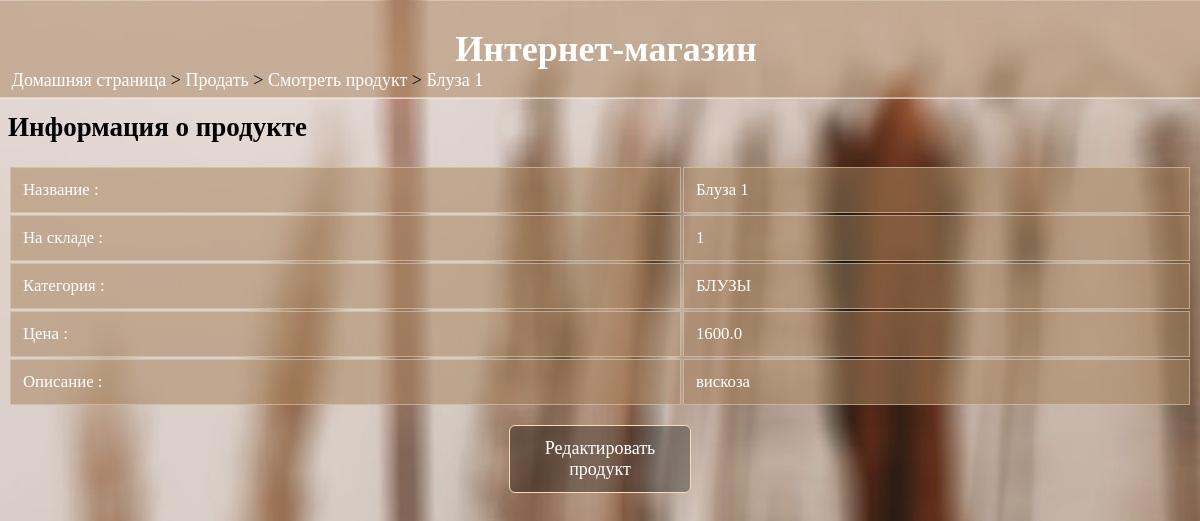
Screenshot of /viewproduct/5/ (signed in) with the database file from the repository.
### data/product.py (models this page shows)
class Product(SqlAlchemyBase, UserMixin):
    __tablename__ = 'product'
    prodID = sqlalchemy.Column(sqlalchemy.Integer, primary_key=True, autoincrement=True)
    name = sqlalchemy.Column(sqlalchemy.String)
    quantity = sqlalchemy.Column(sqlalchemy.Integer)
    category = sqlalchemy.Column(sqlalchemy.String)
    cost_price = sqlalchemy.Column(sqlalchemy.Float)
    sell_price = sqlalchemy.Column(sqlalchemy.Float)
    description = sqlalchemy.Column(sqlalchemy.String)
    sellID = sqlalchemy.Column(sqlalchemy.Integer, sqlalchemy.ForeignKey("sellers.sellID"))

### shop.py (the view)
@app.route("/viewproduct/<id>/")
def view_product(id):
    if 'userid' not in session:
        return redirect(url_for('home'))
    type = session["type"]
    ispresent, tup = product_info(id)
    if not ispresent:
        abort(404)
    (name, quantity, category, cost_price, sell_price, sellID, desp, sell_name) = tup
    if type == "Seller" and sellID != session['userid']:
        abort(403)
    return render_template('view_product.html', type=type, name=name, quantity=quantity, category=category,
                           cost_price=cost_price, sell_price=sell_price, sell_id=sellID, sell_name=sell_name,
                           desp=desp, prod_id=id)

### data/db_session.py (called while the page is built)
def create_session() -> Session:
    global __factory
    return __factory()

### shop.py (called while the page is built)
def product_info(id):
    db_sess = db_session.create_session()
    a = db_sess.query(Product).filter(Product.prodID == id)[0]
    b = db_sess.query(Seller).filter(Seller.sellID == Product.sellID)[0]
    a = (a.name, a.quantity, a.category, a.cost_price, a.sell_price, a.sellID, a.description, b.name)
    res = [i for i in a]
    if len(res) == 0:
        return False, res
    return True, res

### templates/view_product.html (shortened to what this page needs)
<html>
<head>
  <link rel="stylesheet" href="{{url_for('static', filename='main.css')}}">
</head>
    <body>
      <div class="sticky">
        <h1>Интернет-магазин</h1>
      </div>
      <div class="nav">
        <p><a href="/">Домашняя страница</a> >
        {% if type=="Seller" %}<a href="/sell/">Продать</a> >
        {% else %}<a href="/buy/">Купить</a> > {% endif %}
        <a href="/viewproduct">Смотреть продукт</a> > <a href="">{{name}}</a></p>
      </div>
        <h2>Информация о продукте</h2>
        <table>
            <tr>
                <td>Название :</td><td>{{name}}</td>
            </tr>
            <tr>
                <td>На складе :</td><td>{{quantity}}</td>
            </tr>
            <tr>
                <td>Категория :</td><td>{{category}}</td>
            </tr>
            <tr>
                <td>Цена :</td>
                {% if type=="Seller" %}<td>{{cost_price}}</td>
                {% else %}<td>{{sell_price}}</td>{% endif %}
            </tr>
            <tr>
              <td>Описание :</td><td><pre>{{desp}}</pre></td>
            </tr>
        </table>
        <div class="centerthis">
        {% if type=="Seller" %}
        <p class="press"><a href="/viewproduct/{{prod_id}}/edit">Редактировать продукт</a></p>
        {% else %}
        <p class="press"><a href="/buy/{{prod_id}}">Купить продукт</a></p>
        <p class="press"><a href="/buy/cart/{{prod_id}}">Добавить в корзину</a></p>
        {% endif %}
        </div>
    </body>
</html>

### static/main.css (style rules this page uses)
div.sticky { position: -webkit-sticky; position: sticky; top: 0.2px; margin: -0.7vw; background-color: rgba(167, 130, 93, 0.5); color: white; padding: 0.3vw; font-size: 1.5vw; text-align: center; border-bottom: 1px solid white; font-family: 'Times New Roman'; }
div.sticky h1 { padding-left:1vw; }
body { font-family:'Times New Roman'; font-size: 1.5vw; background-image: url('background2.jpg'); background-size: cover; background-repeat: no-repeat; background-attachment: fixed; color: black; max-width: 100%; overflow-x: hidden; }
div.nav { position: fixed; display: block; top: 5vw; margin:-0.7vw; padding-left:1vw; border:none; overflow: hidden; }
div.nav a { text-decoration: none; color: white; }
.press { padding:0vw; font-size: 1.5vw; justify-content: center; margin-left: auto; margin-right: auto; margin-top: 1.5vw; margin-bottom: 1.5vw; }
.press a { background-color: rgba(0, 0, 0, 0.308); border-radius: 0.5vw; padding: 1vw; width: 13vw; display: block; margin: auto; text-decoration: none; color: white; border: 1px solid wheat; text-align: center; }
.centerthis { width: 80%; margin: auto; align-items: center; text-align: center; }
table { width: 100%; font-size: 1.4vw; }
td { border: 1px solid rgba(224, 207, 177, 0.589); padding:1vw; text-align: left; background-color: rgba(167, 130, 93, 0.521); color: white; word-wrap: break-word; }
pre { font-size: 1.4vw; font-family: inherit; }
a { text-decoration: none; color: white; }

### rows the page displays
Product: name "Блуза 1", category "БЛУЗЫ", cost_price "1600.0", description "вискоза"

### other values shown
{{ quantity }} "1"
